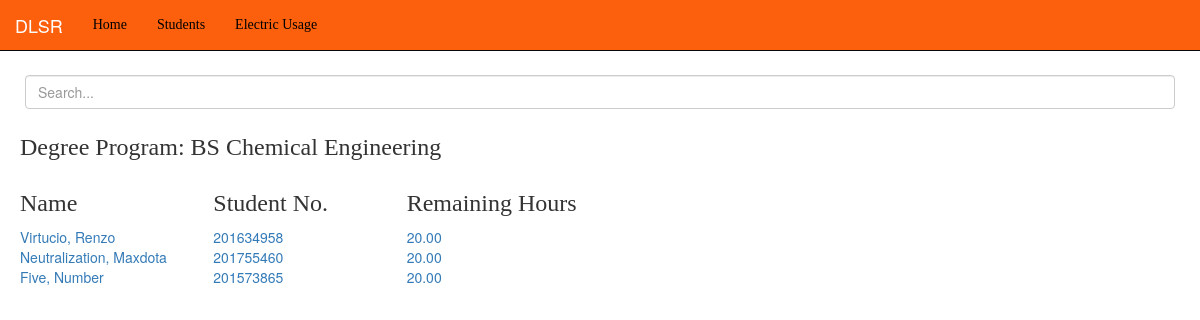
Before: /viewing/deg_prog/6/ with the older database file.
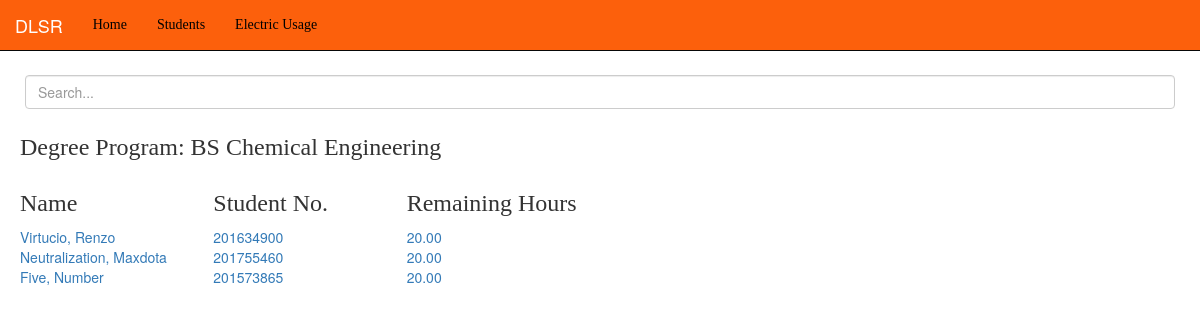
After: the same page with the newer database file.
### viewing/models.py (models this page shows, shortened)
class Student(models.Model):
	last_name = models.CharField(max_length = 30)
	first_name = models.CharField(max_length = 30)
	degree_prog = models.ForeignKey(DegreeProg, on_delete=models.CASCADE)
	student_no = models.IntegerField()
	rem_hours = models.DecimalField(decimal_places=2,max_digits=1000,default=20.0)
	total_elec_usage = models.DecimalField(decimal_places=2,max_digits=1000,default=0)

class DegreeProg(models.Model):
	deg_name = models.CharField(max_length=200,default='Non Major')
	def __str__(self):
		return self.deg_name
	class Meta:
		ordering = ('deg_name',)

### viewing/views.py (the view)
# urls.py: path('deg_prog/<int:pk>/', DegProgStudentList.as_view(), name="viewing-DegProgStudentList"),
class DegProgStudentList(ListView):
	template_name = 'viewing/list_students.html'
	model = DegreeProg
	context_object_name = 'students'
	def get_queryset(self):
		self.degree_prog = get_object_or_404(DegreeProg, pk=self.kwargs['pk'])
		return Student.objects.filter( degree_prog = self.degree_prog)

### viewing/templates/viewing/list_students.html
{% extends "viewing/base.html" %}
{% block content %}
	<div class="md-form mt-0" id="search-bar">
  		<input class="form-control" type="text" placeholder="Search..." aria-label="Search">
	</div>
	<div>
		<h3>Degree Program: {{ students.0.degree_prog }}</h3>
	</div>
	<div class="row text-left row-no-gutters">
		<div class="col-sm-2"> <h3>Name</h3> </div>
		<div class="col-sm-2"> <h3>Student No.</h3> </div>
		<div class="col-sm-2"> <h3>Remaining Hours</h3> </div>
	</div>
	{% for s in students %}
	<div class="row text-left row-no-gutters" id="row-student">
		<div class="col-sm-2">
			<a href="{% url 'viewing-StudentDetailView' s.id %}">{{ s.last_name }}, {{ s.first_name }}</a>
		</div>
		<div class="col-sm-2">
			<a href="{% url 'viewing-StudentDetailView' s.id %}">{{ s.student_no }}</a>
		</div>
		<div class="col-sm-2">
			<a href="{% url 'viewing-StudentDetailView' s.id %}">{{ s.rem_hours}}</a>
		</div>
	</div>
	{% endfor %}
{% endblock content %}

Changed rows visible on the page:
changed Student "Virtucio": student_no "201634958" → "201634900"
